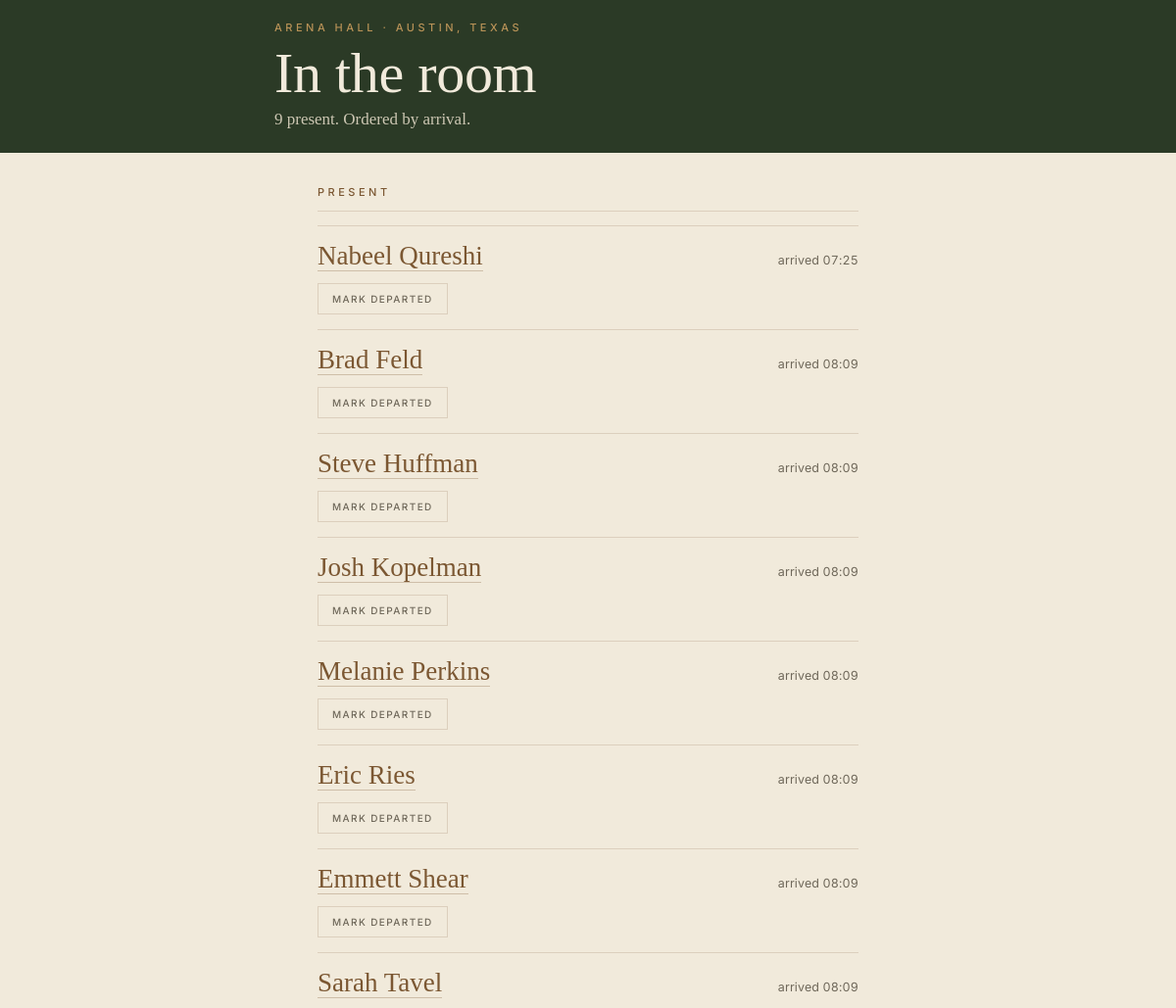
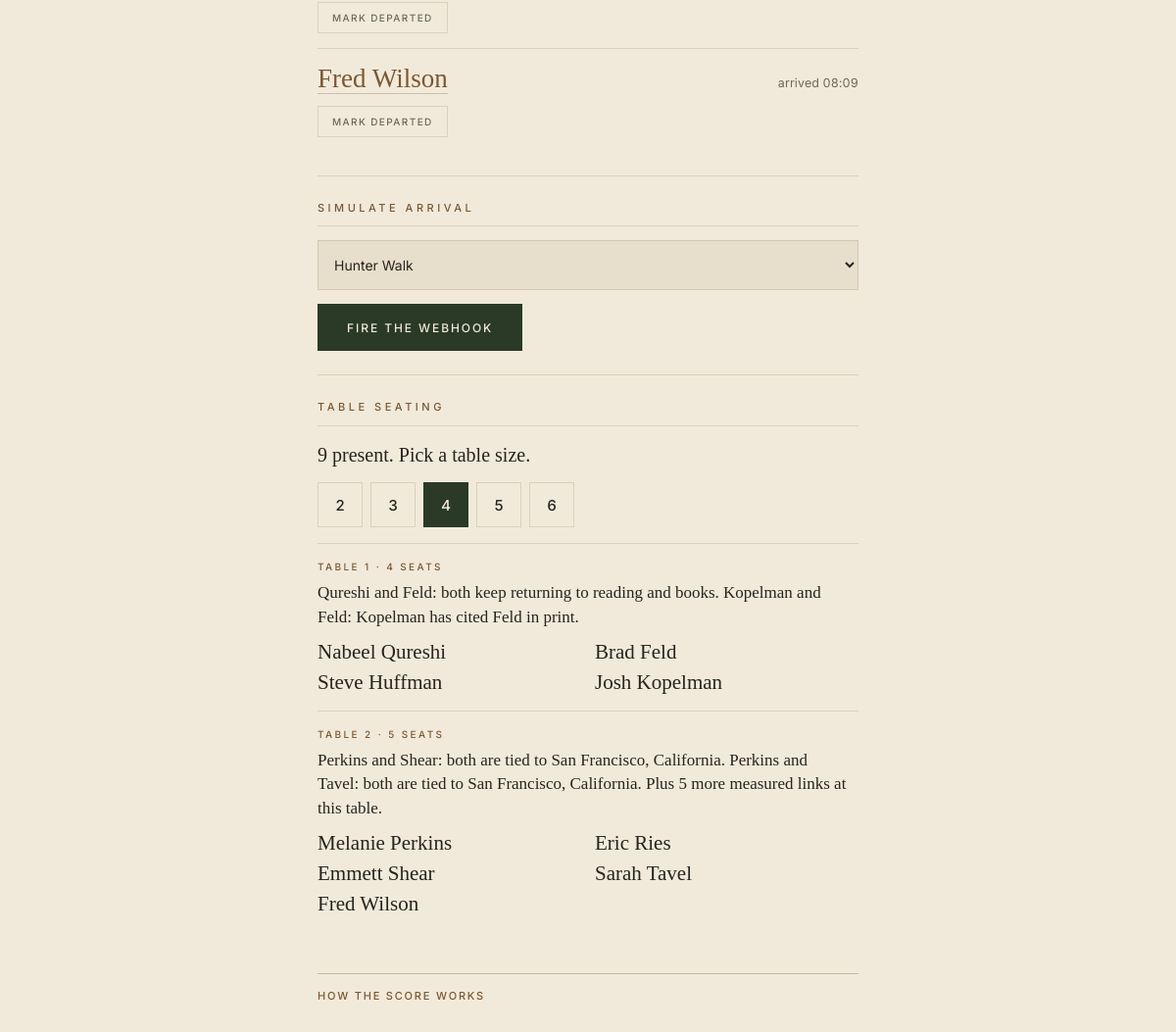
Screenshot of /d3f0-arrival-9c1a/ with the database file from the repository (2 pictures, top to bottom).
### tables this page shows
CREATE TABLE person (
  id                  TEXT PRIMARY KEY,
  is_member           INTEGER NOT NULL CHECK (is_member IN (0,1)),
  display_name        TEXT NOT NULL,
  name_respelling     TEXT,            -- P-1: "[EL-suh]", NPR convention, NULL when obvious
  seniority_tier      TEXT REFERENCES seniority_tier(slug),
  career_start_decade TEXT,            -- '1980s' … '2010s'
  prominence_tier     INTEGER CHECK (prominence_tier BETWEEN 1 AND 4),
  prominence_basis    TEXT,            -- the measured figure the tier was derived from. See vocabulary.sql.
  -- PRD R-022/R-022b: the measured intents for the evening, I1..I8, or NULL, which the engine
  -- reads as I0 (unknown — coverage incomplete, never read as I8). A member may hold TWO; a
  -- third is treated as none, so there is no third column. Each needs the R-022b evidence bar:
  -- two corroborating dated items inside the rolling 180-day window.
  intent              TEXT CHECK (intent IN ('I1','I2','I3','I4','I5','I6','I7','I8')),
  intent_secondary    TEXT CHECK (intent_secondary IN
                                  ('I1','I2','I3','I4','I5','I6','I7','I8')),
  intent_basis        TEXT,            -- the evidence the intents were read from. Never assumed.
  created_run         TEXT NOT NULL REFERENCES run(id)
);

### arena/web.py (the view)
@app.get("/" + SECRET, response_class=HTMLResponse)
@app.get("/" + SECRET + "/", response_class=HTMLResponse)
def room(request: Request, per: int = 4):
    store = _store()
    present = store.roster_rows()
    present_ids = {r["person_id"] for r in present}
    absent = [
        {"id": mid, "display_name": (store.member(mid) or {}).get("display_name", mid)}
        for mid in store.member_ids() if mid not in present_ids
    ]
    per = per if per in (2, 3, 4, 5, 6) else 4
    seated = [m for m in (store.member(r["person_id"]) for r in present) if m]
    tables = seat_tables(seated, per=per, settings=Settings(vocabulary=store.vocabulary()),
                         aliases=store.aliases(),
                         labels={s: v.get("label") for s, v in store.vocabulary().items()})
    return templates.TemplateResponse(request, "room.html", _ctx(
        store, request, present=present, absent=absent, per=per, tables=tables,
        registry=sorted(deployed_registry())))

### arena/templates/room.html (shortened to what this page needs)
{% extends "base.html" %}
{% block banner %}
<div class="banner"><div class="inner">
  <p class="eyebrow">Arena Hall · Austin, Texas</p>
  <h1>In the room</h1>
  <p>{{ present|length }} present. Ordered by arrival.</p>
</div></div>
{% endblock %}
{% block content %}
<section class="blk">
  <p class="lbl">Present</p>
  {% if present %}
    {% for r in present %}
    <div class="row">
      <span class="name">
        <a href="{{ base }}/card/{{ token_for(r.person_id) }}">{{ r.display_name }}</a>
      </span>
      <span class="meta num">arrived {{ r.arrived_at[11:16] }}</span>
      <span class="actions">
        <form method="post" action="{{ base }}/depart">
          <button class="btn tiny" type="submit">Mark departed</button>
        </form>
      </span>
    </div>
    {% endfor %}
  {% else %}
    <p>Quiet so far. The first arrival still gets a full card.</p>
  {% endif %}
</section>
<section class="blk">
  <p class="lbl">Simulate arrival</p>
  <form method="post" action="{{ base }}/arrive" class="stack">
    <select name="person_id" aria-label="Member">
      {% for m in absent %}
      <option value="{{ m.id }}">{{ m.display_name }}</option>
      {% endfor %}
    </select>
    <div><button class="btn" type="submit">Fire the webhook</button></div>
  </form>
</section>
<section class="blk">
  <p class="lbl">Table seating</p>
  {% if present|length > 1 %}
    <p>{{ present|length }} present. Pick a table size.</p>
    <div class="sizes" role="group" aria-label="Seats per table">
      {% for n in [2, 3, 4, 5, 6] %}
      <a class="size" href="{{ base }}/?per={{ n }}"
         aria-pressed="{{ 'true' if n == per else 'false' }}">{{ n }}</a>
      {% endfor %}
    </div>
    {% for t in tables %}
    <div class="seat">
      <span class="no">Table {{ t.number }} · {{ t.seats }} seats</span>
      <p class="why">{{ t.why }}</p>
      <ul>
        {% for m in t.members %}<li>{{ m }}</li>{% endfor %}
      </ul>
    </div>
    {% endfor %}
  {% elif present|length == 1 %}
    <p>One present. Seating needs two.</p>
  {% else %}
    <p>Nobody to seat yet.</p>
  {% endif %}
</section>
<div class="pagefoot">
  <a href="{{ base }}/score">How the score works</a>
</div>
{% endblock %}

### arena/templates/base.html (shortened to what this page needs)
<!doctype html>
<html lang="en">
<head>
{% set fonts = "https://fonts.googleapis.com/css2?family=Cormorant+Garamond:ital,wght@0,300;0,400;1,300;1,400&family=EB+Garamond:ital,wght@0,400;0,500;1,400&family=Inter:wght@400;500&display=swap" %}
<link rel="stylesheet" href="/static/arena.css?v={{ css_version }}">
</head>
<body{% block body_class %}{% endblock %}>
{% block banner %}{% endblock %}
<main class="wrap">
{% block content %}{% endblock %}
</main>
</body>
</html>

### rows the page displays
person: person_id "Hunter Walk"
person: display_name "Nabeel Qureshi"
person: display_name "Brad Feld"
person: display_name "Steve Huffman"
person: display_name "Josh Kopelman"
person: display_name "Melanie Perkins"
person: display_name "Eric Ries"
person: display_name "Emmett Shear"
person: display_name "Sarah Tavel"
person: display_name "Fred Wilson"

### other values shown
{{ present|length }} "9"
{{ r.display_name }} "Nabeel Qureshi" "Brad Feld" "Steve Huffman" "Josh Kopelman" "Melanie Perkins" "Eric Ries" "Emmett Shear" "Sarah Tavel" "Fred Wilson"
{{ r.arrived_at[11:16] }} "07:25" "08:09" "08:09" "08:09" "08:09" "08:09" "08:09" "08:09" "08:09"
{{ n }} "2" "3" "4" "5" "6"
{{ t.number }} "1" "2"
{{ t.seats }} "4" "5"
{{ t.why }} "Qureshi and Feld: both keep returning to reading and books. Kopelman and Feld: Kopelman has cited Feld in print." "Perkins and Shear: both are tied to San Francisco, California. Perkins and Tavel: both are tied to San Francisco, California. Plus 5 more measured links at this table."
